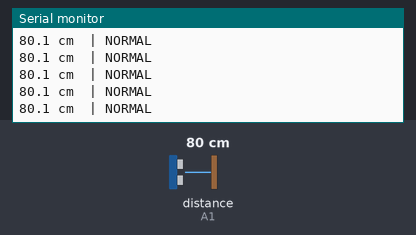
Bench run of a sketch on a simulated Arduino Uno, built with avr-gcc and run on an emulated ATmega328P. On the bench: the last lines printed to the serial monitor. Wiring (inferred from the names in the program): ultrasonic range finder: trigger A0; echo A1. The inputs (shaded band) are chosen by the test bench; at power-on: distance to the obstacle (sensor on A1) 80 cm. The echo pulse lasts 58.3 µs per cm.

Above: at 1.4 s.
1.5 s: distance to the obstacle (sensor on A1) set to 2 cm
At 1.8 s:
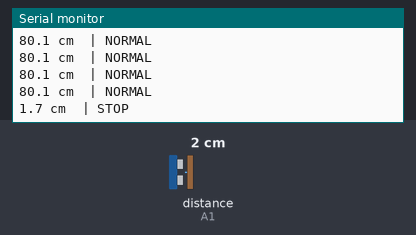
3.5 s: distance to the obstacle (sensor on A1) set to 9 cm
At 3.81 s:
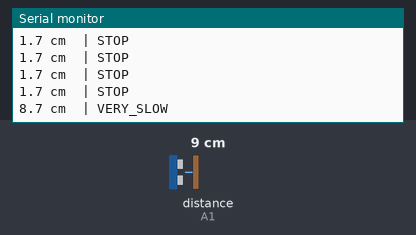
5.5 s: distance to the obstacle (sensor on A1) set to 18 cm
At 5.62 s:
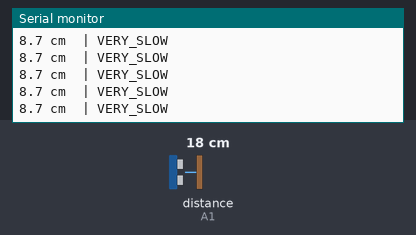
8.5 s: distance to the obstacle (sensor on A1) set to 35 cm
At 8.86 s:
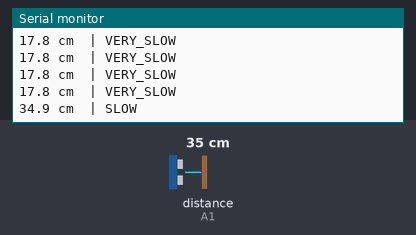

Measured:
- after the input at 1.5 s, the serial monitor: prints a new line after 0.14 s (image 1)
- after the input at 3.5 s, the serial monitor: prints a new line after 0.16 s (image 2)
- after the input at 8.5 s, the serial monitor: prints a new line after 0.20 s (image 4)

The sketch:

step3_hcsr04_test.ino
```cpp
// =====================================================================
// MEGABUS — Step 3: HC-SR04 Mesafe Sensörü Testi
//
// Bağlantı:
//   TRIG → A0
//   ECHO → A1
//   VCC  → 5V
//   GND  → GND
//
// Serial Monitor: 115200 baud
// =====================================================================

#define PIN_TRIG A0
#define PIN_ECHO A1

// Mesafe eşikleri (asıl firmware ile aynı)
const float DIST_STOP      =  8.0;  // cm → dur
const float DIST_VERY_SLOW = 18.0;  // cm → çok yavaş
const float DIST_SLOW      = 35.0;  // cm → yavaş

float readDistanceCm() {
  digitalWrite(PIN_TRIG, LOW);
  delayMicroseconds(2);
  digitalWrite(PIN_TRIG, HIGH);
  delayMicroseconds(10);
  digitalWrite(PIN_TRIG, LOW);

  // 18000 µs timeout ≈ ~310 cm max; ötesi NO_READ
  unsigned long duration = pulseIn(PIN_ECHO, HIGH, 18000);
  if (duration == 0) return -1.0;
  return duration / 58.0;
}

const char* distanceAction(float cm) {
  if (cm < 0)             return "NO_READ";
  if (cm <= DIST_STOP)    return "STOP";
  if (cm <= DIST_VERY_SLOW) return "VERY_SLOW";
  if (cm <= DIST_SLOW)    return "SLOW";
  return "NORMAL";
}

void setup() {
  Serial.begin(115200);
  while (!Serial) {}
  delay(200);

  pinMode(PIN_TRIG, OUTPUT);
  pinMode(PIN_ECHO, INPUT);
  digitalWrite(PIN_TRIG, LOW);

  Serial.println(F("=== MEGABUS Step 3: HC-SR04 Test ==="));
  Serial.println(F("TRIG=A0  ECHO=A1"));
  Serial.println(F("Onune engel getir / uzaklastir."));
  Serial.println(F("Format: dist_cm | ACTION"));
  Serial.println();
}

void loop() {
  float cm = readDistanceCm();
  const char* act = distanceAction(cm);

  if (cm < 0) {
    Serial.println(F("NO_READ  (nesne yok veya cok uzak >310cm)"));
  } else {
    Serial.print(cm, 1);
    Serial.print(F(" cm  | "));
    Serial.println(act);
  }

  delay(200);
}
```
